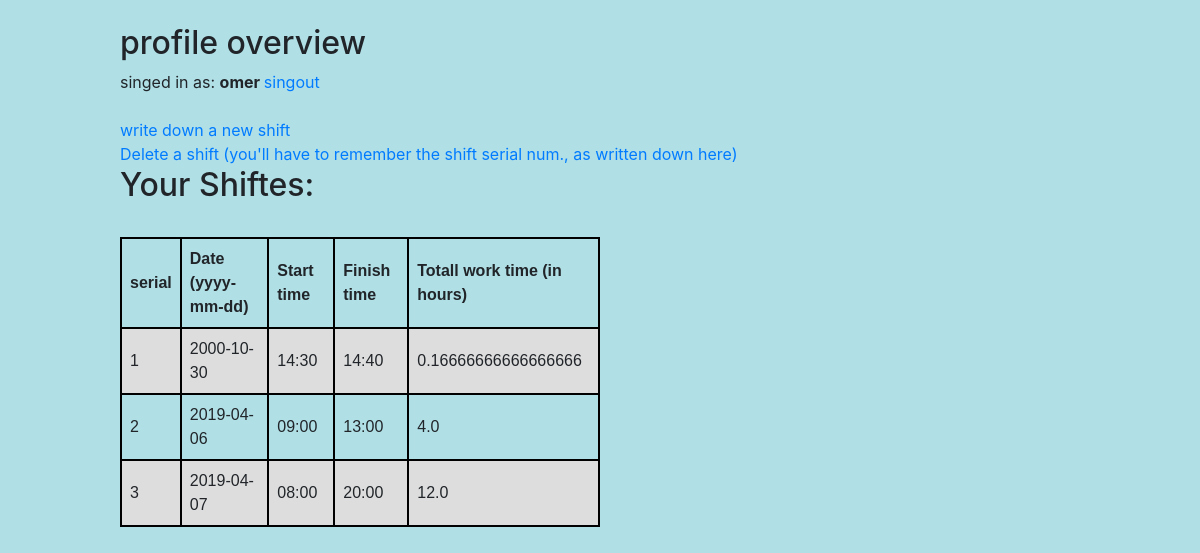
The page /user/1 on the database as committed earlier.
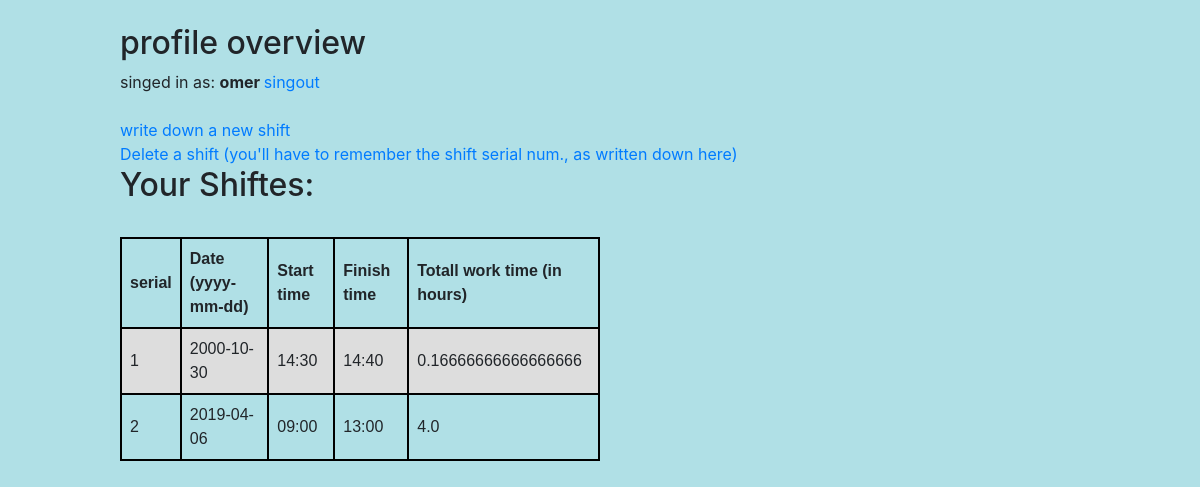
The same page on the database as committed later.
### model.py (models this page shows)
class user(Base):
    __tablename__ = "users"
    id = Column(Integer, primary_key=True)
    username  = Column(String)
    password  = Column(String)

class shift(Base):
    __tablename__ = "shifts"
    id = Column(Integer, primary_key=True)
    owner = Column(Integer)
    shift_start_date = Column(String)
    start_hour = Column(String)
    finish_hour = Column(String)
    def total_work_time(self):
        minutes_1 = float(self.start_hour[3:5])
        minutes_2 = float(self.finish_hour[3:5])
        hours_1 = float(self.start_hour[0:2])
        hours_2 = float(self.finish_hour[0:2])
        print(minutes_1)
        print(minutes_2)
        print(hours_1)
        print(hours_2)
        total_min = (minutes_2-minutes_1)/60
        total_hours = hours_2-hours_1
        total_hours += total_min
        return total_hours

### app.py (the view)
@app.route('/user/<int:id>')
def query_user_route(id):
	user = query_user_by_id(id)
	all_shifts = get_shift_by_owner(owner=id)
	return render_template('user.html', user=user, all_shifts=all_shifts)

### database.py (called while the page is built)
def query_user_by_id(id):
	user_4 = session.query(user).filter_by(id=id).first()
	return user_4

def get_shift_by_owner(owner):
	shift_1 = session.query(shift).filter_by(owner=owner).all()
	return shift_1

### templates/user.html (shortened to what this page needs)
<!DOCTYPE html>
<html>
<head>
	<link href="https://stackpath.bootstrapcdn.com/bootstrap/4.1.3/css/bootstrap.min.css" rel="stylesheet">
	<link rel="stylesheet" href="{{url_for('static', filename='stylesheet.css')}}">
</head>
<body>
  <br>
  <h2>profile overview </h2>
	singed in as: <b> {{user.username}} </b> <a href="{{url_for('hello_world')}}"> singout</a>
	<br>
	<br>
	<a class="bootstrap" href="{{url_for('add_shift')}}"> write down a new shift </a>
<br>
	<a class="bootstrap" href="{{url_for('delete_shift')}}"> Delete a shift <h8>(you'll have to remember the shift serial num., as written down here) </h8>  </a>
  <br>
	<table style="width:50%">
    <h2> Your Shiftes: </h2>
    <br>
  	<tr>
  	<th>serial</th>
    <th>Date (yyyy-mm-dd) </th>
    <th>Start time</th>
    <th>Finish time</th>
    <th>Totall work time (in hours)</th>
  </tr>
  {% for i in all_shifts %}
  <tr>
  	<td>{{i.id}}</td>
    <td>{{i.shift_start_date}}</td>
    <td>{{i.start_hour}}</td>
    <td>{{i.finish_hour}}</td>
    <td>{{i.total_work_time()}}</td>
  </tr>
  {% endfor %}
</table>
</body>
</html>

### static/stylesheet.css (style rules this page uses)
body { margin-left: 10%; margin-right: 10%; background-color: powderblue ; }

### templates/user.html (style rules this page uses)
table { font-family: arial, sans-serif; border-collapse: collapse; width: 100%; }
td, th { border: 2px solid ; border-color: black; text-align: left; padding: 8px; }
tr:nth-child(even) { background-color: #dddddd; }

Rows that differ between the two databases and show on the page:
removed shift: id "3", shift_start_date "2019-04-07", start_hour "08:00", finish_hour "20:00", total_work_time "12.0"
